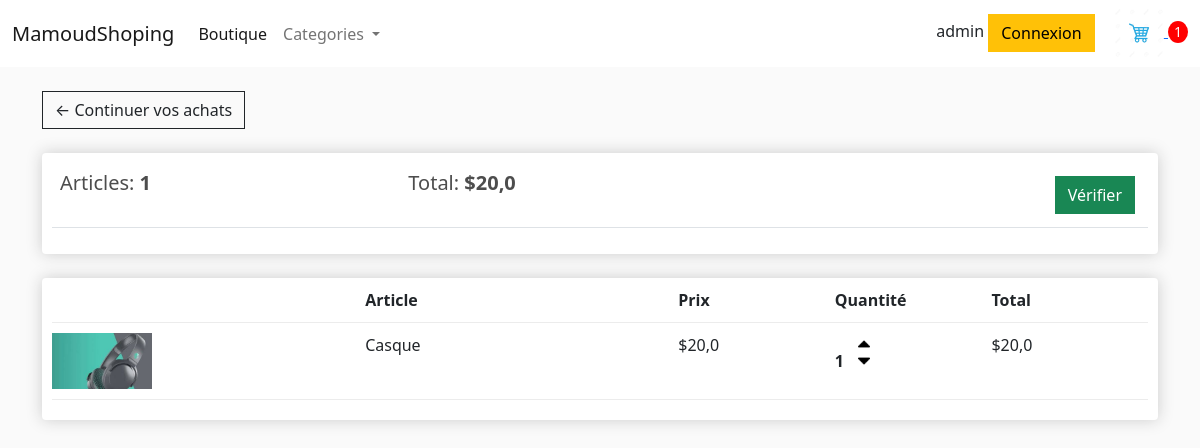
The page /panier (signed in) on the database as committed earlier.
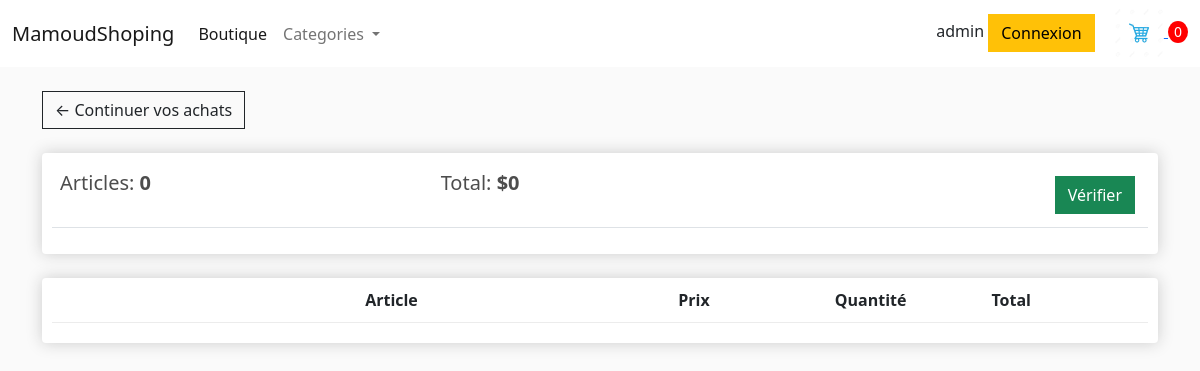
The same page on the database as committed later.
### shop/models.py (models this page shows, shortened)
class Commande(models.Model):
    client = models.ForeignKey(Client, on_delete=models.SET_NULL, blank=True, null=True)
    date_commande = models.DateTimeField(auto_now_add=True)
    complete = models.BooleanField(default=False, null=True, blank=True)
    transaction_id = models.CharField(max_length=200, null=True, blank=True)
    status = models.CharField(max_length=200, null=True, blank=True)
    total_trans = models.DecimalField(max_digits=10, decimal_places=2, null=True, blank=True)
    @ property
    def get_panier_total(self):
        articles = self.commandearticle_set.all()
        total = sum(article.get_total for article in articles)
        return total
    @property
    def get_panier_article(self):
        articles = self.commandearticle_set.all()
        total = sum(article.quantite for article in articles)
        return total

class CommandeArticle(models.Model):
    produit = models.ForeignKey(Produit, on_delete=models.SET_NULL, blank=True, null=True)
    commande = models.ForeignKey(Commande, on_delete=models.SET_NULL, blank=True, null=True)
    quantite = models.IntegerField(default=0, null=True, blank=True)
    date_added = models.DateTimeField(auto_now_add=True)
    @property
    def get_total(self):
        total = self.produit.price * self.quantite
        return total

class Produit(models.Model):
    categorie = models.ForeignKey(Category, on_delete=models.SET_NULL, blank=True, null=True)
    name = models.CharField(max_length=100, null=True)
    price = models.FloatField()
    digital = models.BooleanField(default=False, null=True, blank=True)
    image = models.ImageField(upload_to= 'shop', null=True, blank=True)
    date_ajout = models.DateTimeField(auto_now_add=True)
    class Meta:
        ordering = ['-date_ajout']
    @property
    def imageUrl(self):
        try:
            url = self.image.url
        except:
            url = ''
        return url

### shop/views.py (the view)
# urls.py: path('panier', views.panier, name='panier'),
def panier(request, *args, **kwargs):
    data = data_cookie(request)
    articles = data['articles']
    commande = data['commande']
    nombre_article = data['nombre_article']
    context = {
        'articles': articles,
        'commande': commande,
        'nombre_article':nombre_article
    }
    return render(request, 'shop/panier.html', context)

### shop/utiles.py (called while the page is built)
def data_cookie(request):
    if request.user.is_authenticated:
        client = request.user.client
        commande, created = Commande.objects.get_or_create(client=client, complete=False)
        articles = commande.commandearticle_set.all()
        nombre_article = commande.get_panier_article
    else:
       cookie_panier = panier_cookie(request)
       articles = cookie_panier['articles']
       commande = cookie_panier['commande']
       nombre_article = cookie_panier['nombre_article']
    context = {
        'articles': articles,
        'commande': commande,
        'nombre_article':nombre_article
    }
    return context

### templates/shop/panier.html
{% extends "base.html"%}
{% load static %}
{% block content %}
<br>
<div class="row">
    <div class="col-lg-12">
        <a class="btn btn-outline-dark" href="{% url 'shop:shop' %}">&#x2190; Continuer vos achats</a>
        <br><br>
        <div class="box-element">
            <table class="table">
                <tr>
                    <th><h5>Articles: <strong>{{commande.get_panier_article}}</strong></h5></th>
                    <th><h5>Total: <strong>${{commande.get_panier_total}}</strong></h5></th>
                    <th>
                        <a style="float: right; margin:5px" href="{% url 'shop:commande' %}" class="btn btn-success">Vérifier</a>
                    </th>
                </tr>
            </table>
        </div>
        <br>
        <div class="box-element">
            <div class="panier-row">
                <div style="flex:2"></div>
                <div style="flex:2"><strong>Article</strong></div>
                <div style="flex:1"><strong>Prix</strong></div>
                <div style="flex:1"><strong>Quantité</strong></div>
                <div style="flex:1"><strong>Total</strong></div>
            </div>
            {% for article in articles %}
                <div class="panier-row">
                    <div style="flex:2"><img class="row-image" src="{{article.produit.imageUrl}}" alt=""></div>
                    <div style="flex:2">{{ article.produit.name }}</div>
                    <div style="flex:1">${{ article.produit.price }}</div>
                    <div style="flex:1">
                        <p class="quantite">{{article.quantite }}</p>
                        <div class="quantite">
                            <img class="chg-quantite update-panier"  data-produit = {{article.produit.pk}}
                              data-action = "add" src="{% static 'images/arrow-up.png' %}" alt="">
                            <img class="chg-quantite update-panier" data-produit = {{article.produit.pk}}
                            data-action = "remove"  src="{% static 'images/arrow-down.png' %}" alt="">
                        </div>
                    </div>
                    <div style="flex:1">${{article.get_total}}</div>
                </div>
            {% endfor %}
        </div>
    </div>
</div>
{% endblock content %}

### templates/base.html (shortened to what this page needs)
{% load static %}
<!DOCTYPE html>
<html lang="en">
  <head>
    <link href="https://cdn.jsdelivr.net/npm/bootstrap@5.2.2/dist/css/bootstrap.min.css" rel="stylesheet"
>
    <link rel="stylesheet" type="text/css" href="{% static 'css/main.css' %}">
  </head>
  <body>
    <nav class="navbar navbar-expand-lg bg-white">
      <div class="container-fluid">
        <a class="navbar-brand" href="{% url 'shop:shop' %}">MamoudShoping</a>
        <div class="collapse navbar-collapse" id="navbarSupportedContent">
          <ul class="navbar-nav me-auto mb-2 mb-lg-0">
            <li class="nav-item">
              <a class="nav-link active" aria-current="page" href="{% url 'shop:shop' %}">Boutique</a>
            </li>
            <li class="nav-item dropdown">
              <a class="nav-link dropdown-toggle" href="#" role="button" data-bs-toggle="dropdown" aria-expanded="false">
                Categories
              </a>
            </li>
          </ul>
          <div class="form-inline my-2 my-lg-0">
            {{request.user}}
            <a href="#" class="btn btn-warning">Connexion</a>
            <a href="{% url 'shop:panier' %}">
              <img id="icon-panier" src="{% static 'images/panier.png' %}" alt="">
            </a>
            <p id="total-panier">{{ nombre_article }}</p>
          </div>
        </div>
      </div>
    </nav>
    <div class="container">
      {% block content %}
      {% endblock content %}
    </div>
  </body>
</html>

Rows that differ between the two databases and show on the page:
no longer on this page (row edited): Commande: get_panier_article "1", get_panier_total "20,0"
no longer on this page (row unchanged): CommandeArticle: produit.imageUrl (picture), produit.name "Casque", produit.price "20,0", quantite "1", get_total "20,0"
added Commande: get_panier_article "0", get_panier_total "0"
Other text that changed with them:
{{ nombre_article }}: "1" → "0"
